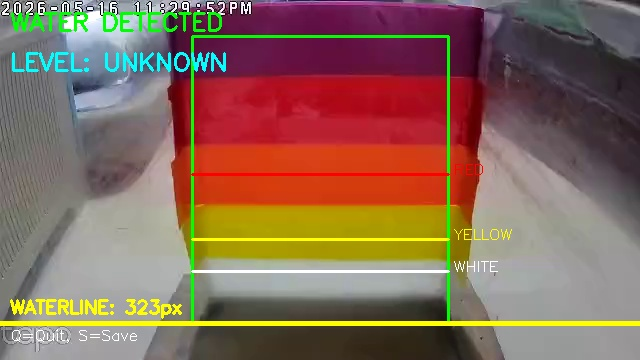
#> input picture flood_ai/water_detection_test.jpg, 640 x 360 px, given in place of stream2, which was not available
$ python debug_detection.py
#> lines starting #> are read from the running program, lines starting #| are printed output that depends on the picture; after the words box and inside, x2 and y2 are one past the last pixel; in counts of white or black regions, pixels touching at a corner belong together; pictures that were not available may be replaced by others from this repository, and a replacement may not be noted
import cv2
import numpy as np
import json
import os

_DIR = os.path.dirname(os.path.abspath(__file__))

with open(os.path.join(_DIR, "calibration.json")) as f:
#> (reads flood_ai/calibration.json from the repository)
    CAL = json.load(f)

RTSP_URL = CAL["rtsp_url"]

COLOR_RANGES = {
  "white":    ([0,   0,   200], [180, 29,  255]),
  "yellow":   ([20,  100, 80],  [35,  255, 255]),
  "orange":   ([10,  100, 80],  [20,  255, 255]),
  "red_low":  ([0,   100, 80],  [10,  255, 255]),
  "red_high": ([165, 100, 80],  [180, 255, 255]),
  "purple":   ([125, 85,  85],  [160, 255, 255]),
}

cap = cv2.VideoCapture(RTSP_URL, cv2.CAP_FFMPEG)
cap.set(cv2.CAP_PROP_BUFFERSIZE, 1)
for _ in range(5):
    cap.grab()
ret, frame = cap.retrieve()
#> frame is the input picture: shape (360, 640, 3); mean B, G, R 88.8, 106, 135.5
#> ret = True
cap.release()

if not ret:
    print("ERROR: Could not grab frame.")
    exit()

h, w = frame.shape[:2]
#> h = 360; w = 640
roi_top    = int(h * 0.05)
#> roi_top = 18
roi_bottom = int(h * 0.95)
#> roi_bottom = 342
roi_left   = int(w * 0.25)
#> roi_left = 160
roi_right  = int(w * 0.75)
#> roi_right = 480

hsv     = cv2.cvtColor(frame, cv2.COLOR_BGR2HSV)
#> hsv: shape (360, 640, 3); mean H, S, V 84.4, 105.1, 143.2
hsv_roi = hsv[roi_top:roi_bottom, roi_left:roi_right]
#> hsv_roi: shape (324, 320, 3); mean H, S, V 78.5, 177.8, 155.8

combined_mask = np.zeros(hsv_roi.shape[:2], dtype=np.uint8)
for name, (lower, upper) in COLOR_RANGES.items():
    mask = cv2.inRange(hsv_roi, np.array(lower), np.array(upper))
    combined_mask = cv2.bitwise_or(combined_mask, mask)
#> this loop made 6 passes
#> pass 1, `mask = cv2.inRange(hsv_roi, np.array(lower), np.array(upper))`:
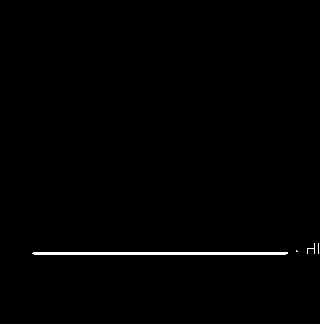
#> mask: shape (324, 320); 0.77% white; 4 white regions (2 under 20 px), largest, box (x1, y1, x2, y2) and area: (32, 252, 288, 255) 763, (307, 243, 315, 254) 23
#> pass 3, `mask = cv2.inRange(hsv_roi, np.array(lower), np.array(upper))`:
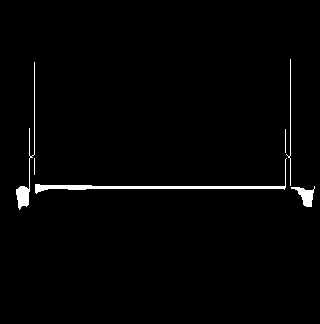
#> mask: shape (324, 320); 1.6% white; 6 white regions (1 under 20 px), largest, box (x1, y1, x2, y2) and area: (35, 158, 287, 194) 893, (16, 62, 35, 210) 399, (291, 186, 315, 207) 230, (286, 59, 291, 186) 131, (285, 129, 286, 153) 24
#> after the loop:
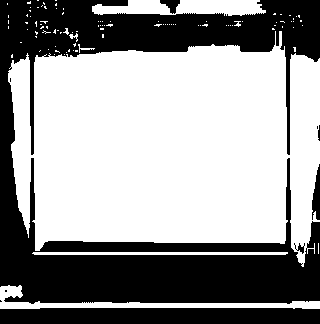
#> combined_mask: shape (324, 320); 59.4% white; 10 black regions (4 under 20 px), largest, box (x1, y1, x2, y2) and area: (0, 0, 320, 304) 36505, (0, 308, 320, 324) 5060, (312, 164, 320, 220) 294, (160, 0, 180, 14) 152, (294, 243, 305, 254) 49, (318, 125, 320, 141) 25

# Save raw mask
mask_vis = cv2.cvtColor(combined_mask, cv2.COLOR_GRAY2BGR)
cv2.imwrite("debug_mask_raw.jpg", mask_vis)

kernel = np.ones((3, 3), np.uint8)
combined_mask = cv2.morphologyEx(combined_mask, cv2.MORPH_CLOSE, kernel)
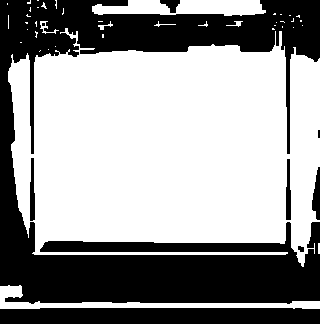
#> combined_mask: shape (324, 320); 59.7% white; 9 black regions (2 under 20 px), largest, box (x1, y1, x2, y2) and area: (0, 0, 320, 304) 35719, (0, 308, 320, 324) 5060, (312, 167, 320, 220) 279
combined_mask = cv2.morphologyEx(combined_mask, cv2.MORPH_OPEN,  kernel)
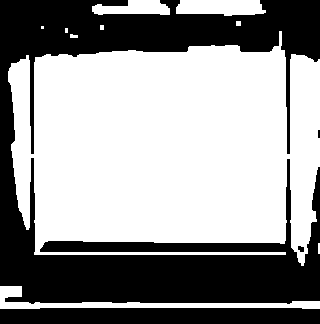
#> combined_mask: shape (324, 320); 59.2% white; 4 black regions (1 under 20 px), largest, box (x1, y1, x2, y2) and area: (0, 0, 320, 304) 37228, (0, 308, 320, 324) 5062, (298, 246, 304, 252) 29

# Save processed mask
mask_vis2 = cv2.cvtColor(combined_mask, cv2.COLOR_GRAY2BGR)
#> mask_vis2: shape (324, 320, 3); 59.2% white; 4 black regions (1 under 20 px)
cv2.imwrite("debug_mask_processed.jpg", mask_vis2)

contours, _ = cv2.findContours(combined_mask, cv2.RETR_EXTERNAL, cv2.CHAIN_APPROX_SIMPLE)
#> contours = 10 contours, 6 with area under 20; largest, box (x1, y1, x2, y2) and area: (8, 31, 320, 266) 55998, (0, 286, 320, 309) 1696, (176, 0, 266, 16) 1128, (92, 0, 170, 15) 759
min_area    = (roi_bottom - roi_top) * (roi_right - roi_left) * 0.005
#> min_area = 518.4
significant = [c for c in contours if cv2.contourArea(c) > min_area]
#> significant = 4 contours; box (x1, y1, x2, y2) and area: (8, 31, 320, 266) 55998, (0, 286, 320, 309) 1696, (176, 0, 266, 16) 1128, (92, 0, 170, 15) 759

# Draw all significant contours on frame
debug = frame.copy()
cv2.rectangle(debug, (roi_left, roi_top), (roi_right, roi_bottom), (255, 255, 0), 1)
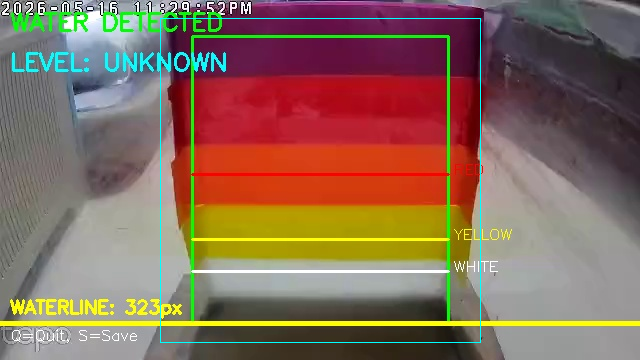
#> debug: shape (360, 640, 3); 0.56% of pixels changed, all inside (x1, y1, x2, y2) = (160, 18, 481, 343)

for i, c in enumerate(significant):
    x, y, bw, bh = cv2.boundingRect(c)
    ax, ay = roi_left + x, roi_top + y
    cv2.rectangle(debug, (ax, ay), (ax + bw, ay + bh), (0, 255, 0), 2)
    cv2.putText(debug, f"#{i} area={int(cv2.contourArea(c))} bot={roi_top+y+bh}",
                (ax, ay - 5), cv2.FONT_HERSHEY_SIMPLEX, 0.4, (0, 255, 0), 1)
    print(f"Contour #{i}: top={roi_top+y}  bottom={roi_top+y+bh}  area={int(cv2.contourArea(c))}")
#> this loop made 4 passes
#> (x, y, bw, bh, ax, ay) on passes 1 to 4: (0, 286, 320, 23, 160, 304), (8, 31, 312, 235, 168, 49), (176, 0, 90, 16, 336, 18), (92, 0, 78, 15, 252, 18)
#| Contour #0: top=304  bottom=327  area=1696
#| Contour #1: top=49  bottom=284  area=55998
#| Contour #2: top=18  bottom=34  area=1127
#| Contour #3: top=18  bottom=33  area=759
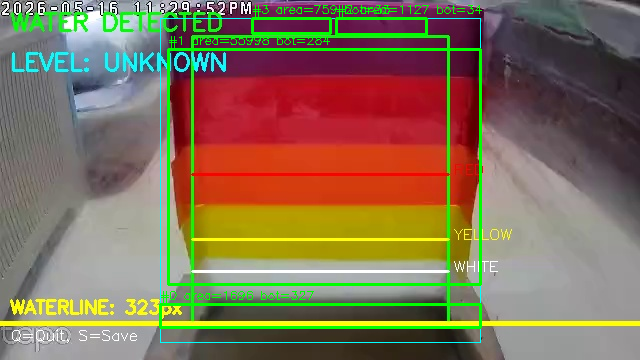
#> debug: shape (360, 640, 3); 3.41% of pixels changed, all inside (x1, y1, x2, y2) = (159, 5, 482, 329)

cv2.imwrite("debug_contours.jpg", debug)
print(f"\nSaved: debug_mask_raw.jpg, debug_mask_processed.jpg, debug_contours.jpg")
print(f"Total significant contours: {len(significant)}")
#| Total significant contours: 4
